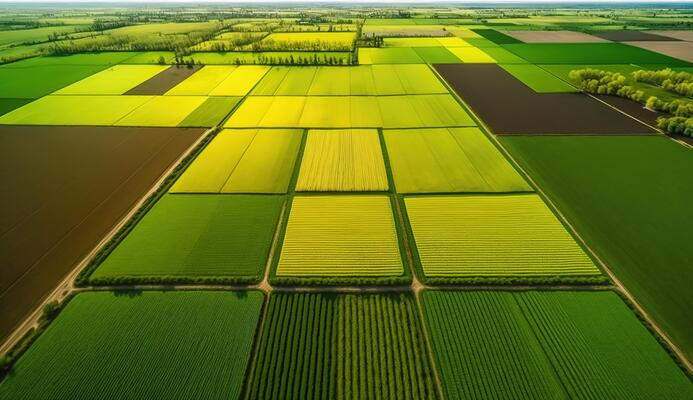
#> input picture parcel.jpeg, 693 x 400 px
$ python thresholding_parcel.py
#> lines starting #> are read from the running program, lines starting #| are printed output that depends on the picture; after the words box and inside, x2 and y2 are one past the last pixel; in counts of white or black regions, pixels touching at a corner belong together
import numpy as np
import cv2

image = cv2.imread("parcel.jpeg")
#> image is the input picture: shape (400, 693, 3); mean B, G, R 24.9, 117.3, 102.4
cv2.imshow("Original", image)

image = cv2.cvtColor(image, cv2.COLOR_BGR2GRAY)
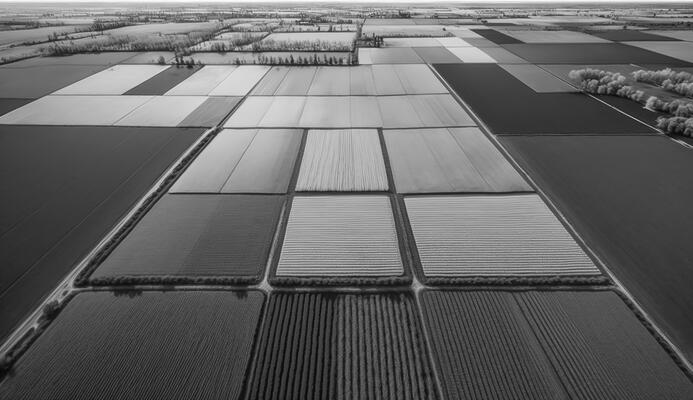
#> image: shape (400, 693); min 5, max 254, mean 102.3
blurred = cv2.GaussianBlur(image, (5, 5), 0)
cv2.imshow("Image", image)


(T, thresh) = cv2.threshold(blurred, 155, 255, cv2.THRESH_BINARY)
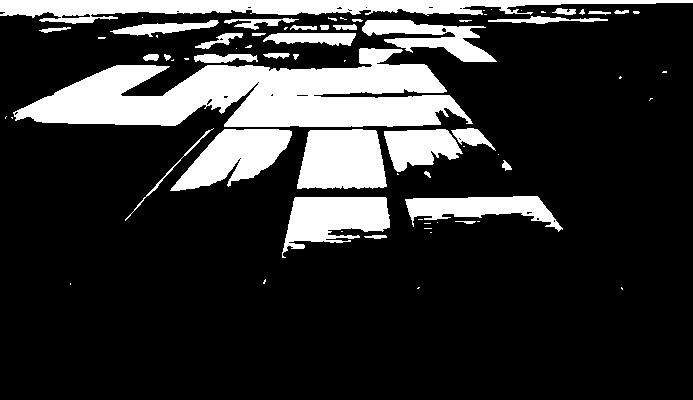
#> thresh: shape (400, 693); 19.7% white; 71 white regions (36 under 20 px), largest, box (x1, y1, x2, y2) and area: (13, 48, 473, 127) 21196, (0, 0, 693, 24) 7816, (297, 129, 387, 189) 4617
cv2.imshow("Threshold Binary", thresh)
(T, threshInv) = cv2.threshold(blurred, 155, 255, cv2.THRESH_BINARY_INV)
cv2.imshow("Threshold Binary Inverse", threshInv)
cv2.imshow("Coins", cv2.bitwise_and(image, image, mask =threshInv))
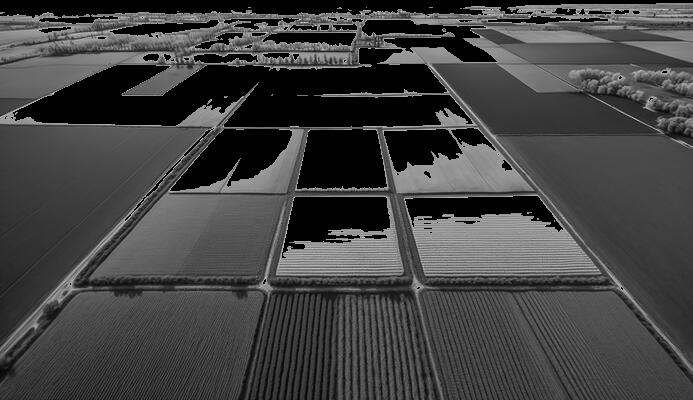
#> window 'Coins': shape (400, 693); min 0, max 214, mean 66.9
cv2.waitKey(0)
